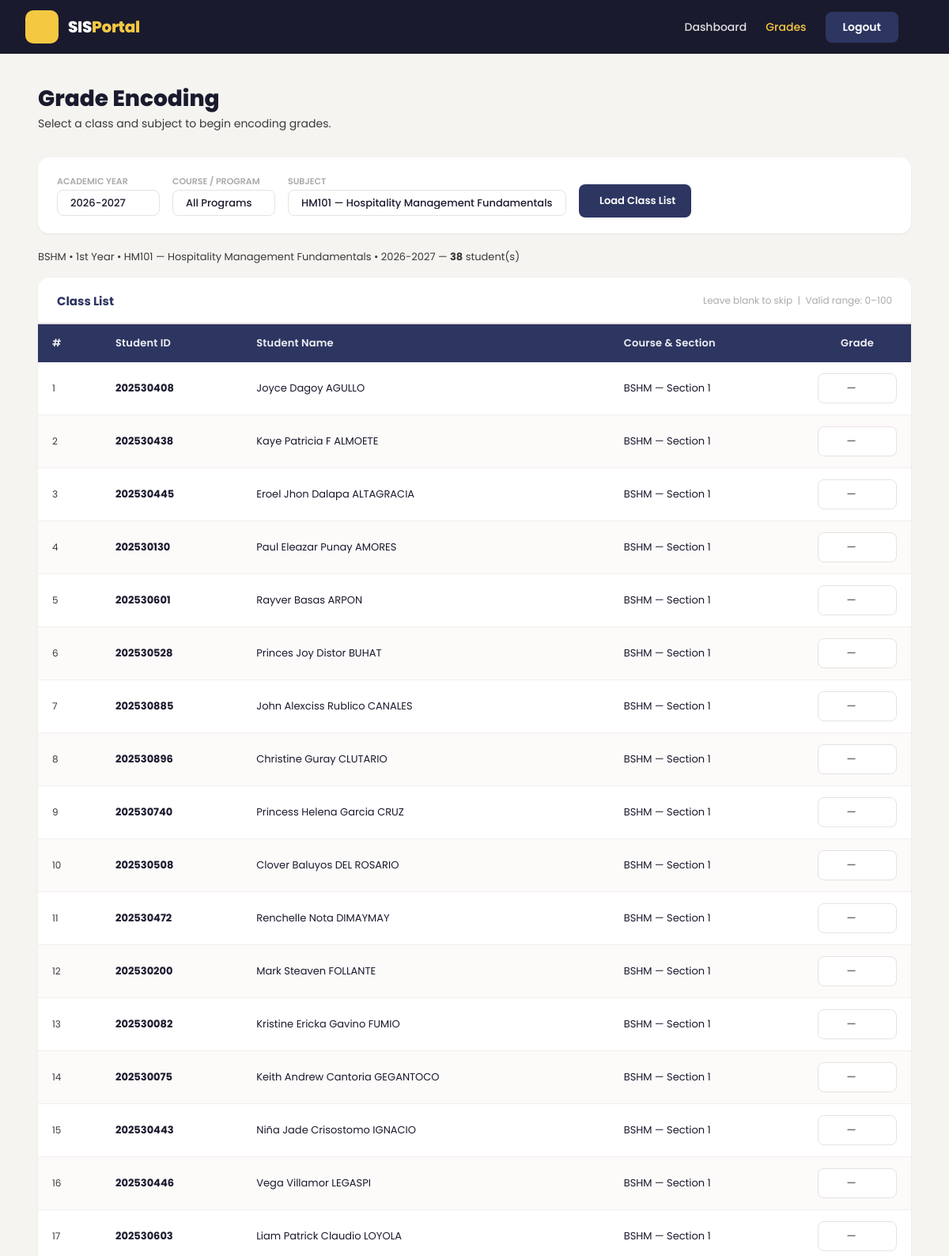
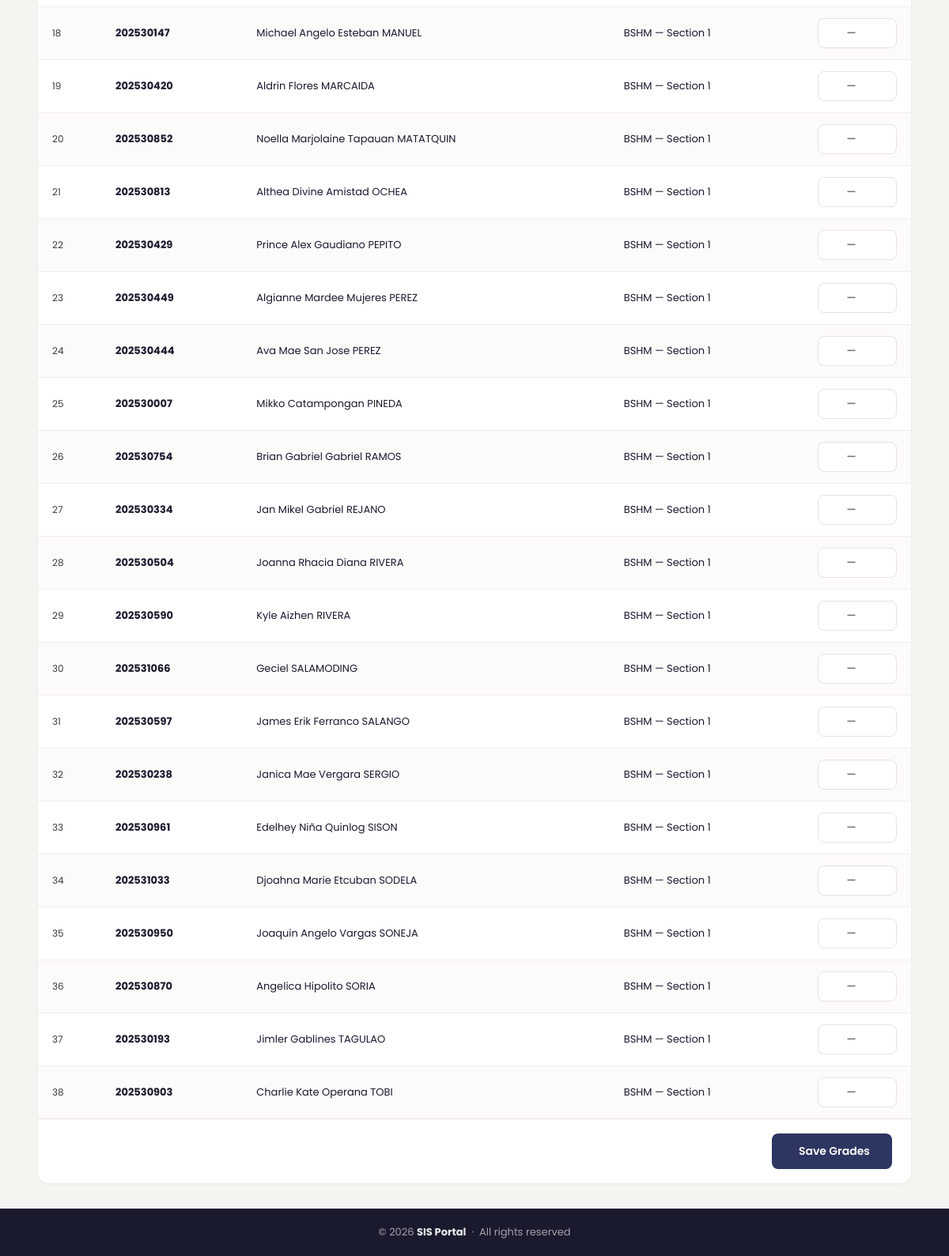
The app's page /encode_grades.php?subject_id=4 (signed in) with its own data (2 pictures, top to bottom).
### tables this page shows
CREATE TABLE subjects (
    id          INT AUTO_INCREMENT PRIMARY KEY,
    subject_code VARCHAR(20)  NOT NULL UNIQUE,
    subject_name VARCHAR(100) NOT NULL,
    course       VARCHAR(50)  NOT NULL,
    year_level   VARCHAR(50)  NOT NULL,
    created_at   TIMESTAMP DEFAULT CURRENT_TIMESTAMP
);

CREATE TABLE students (
  id INT AUTO_INCREMENT PRIMARY KEY,
  student_id VARCHAR(20) NOT NULL UNIQUE,
  first_name VARCHAR(100) NOT NULL,
  last_name VARCHAR(100) NOT NULL,
  course VARCHAR(50) NOT NULL,
  year_level VARCHAR(50) NOT NULL,
  section VARCHAR(50) NOT NULL,
  gender ENUM('Male','Female') DEFAULT 'Male'
);

### encode_grades.php (the view, shortened to what this page needs)
<?php
include 'config.php';
$current_month = (int) date('n');
$current_y     = (int) date('Y');
if ($current_month >= 6) {
    $current_year = $current_y . '-' . ($current_y + 1);
} else {
    $current_year = ($current_y - 1) . '-' . $current_y;
}
$subjects_result = mysqli_query($conn, "SELECT id, subject_code, subject_name, course FROM subjects ORDER BY subject_code");
$all_subjects = [];
while ($row = mysqli_fetch_assoc($subjects_result)) {
    $all_subjects[] = $row;
}
$academic_year = $_GET['academic_year'] ?? $current_year;
$course        = $_GET['course']        ?? '';
$subject_id    = $_GET['subject_id']    ?? '';
$invalid_grades = [];
$show_roster = ($subject_id && $academic_year);
$students    = [];
if ($show_roster) {
    $subj_meta_stmt = $conn->prepare("SELECT course, year_level FROM subjects WHERE id = ?");
    $subj_meta_stmt->bind_param("i", $subject_id);
    $subj_meta_stmt->execute();
    $subject_meta_row = $subj_meta_stmt->get_result()->fetch_assoc();
    $subject_course     = $subject_meta_row['course']     ?? null;
    $subject_year_level = $subject_meta_row['year_level'] ?? null;
    if ($subject_course === null) {
        $students = [];
    } elseif ($course !== '' && $course !== $subject_course) {
        $course_mismatch = true;
        $students = [];
    } else {
        $sql = "SELECT s.id, s.student_id, s.first_name, s.last_name, s.course, s.section, s.year_level, g.grade, g.updated_at
                FROM students s
                LEFT JOIN grades g
                    ON g.student_id = s.id
                    AND g.subject_id = ?
                    AND g.academic_year = ?
                WHERE s.course = ? AND s.year_level = ?
                ORDER BY s.last_name ASC, s.first_name ASC";
        $stmt = $conn->prepare($sql);
        $stmt->bind_param("isss", $subject_id, $academic_year, $subject_course, $subject_year_level);
        $stmt->execute();
        $students = $stmt->get_result()->fetch_all(MYSQLI_ASSOC);
    }
}
$subject_name_display = '';
if ($subject_id) {
    $subj_stmt = $conn->prepare("SELECT subject_code, subject_name FROM subjects WHERE id = ?");
    $subj_stmt->bind_param("i", $subject_id);
    $subj_stmt->execute();
    if ($subj_row = $subj_stmt->get_result()->fetch_assoc()) {
        $subject_name_display = htmlspecialchars($subj_row['subject_code'] . ' — ' . $subj_row['subject_name']);
    }
}
?>
<!DOCTYPE html>
<html lang="en">
<head>
    <link rel="stylesheet" href="https://cdn.jsdelivr.net/npm/@tabler/icons-webfont@latest/tabler-icons.min.css">
    <link rel="stylesheet" href="style.css">
</head>
<body>
<nav class="navbar">
    <div class="navbar-left">
        <div class="navbar-logo">
            <div class="logo-icon"><i class="ti ti-school"></i></div>
            <span class="logo-text">SIS<span class="logo-accent">Portal</span></span>
        </div>
    </div>
    <div class="navbar-right navbar" id="navbarRight">
        <a href="index.php" class="nav-link">Dashboard</a>
        <a href="encode_grades.php" class="nav-link" style="color:#F5C842;">Grades</a>
        <a href="logout.php" class="nav-btn-logout" id="logoutLink">Logout</a>
    </div>
</nav>
<main class="main-content">
    <div class="page-header">
        <h1>Grade Encoding</h1>
        <p>Select a class and subject to begin encoding grades.</p>
    </div>
    <form method="GET" action="encode_grades.php" class="filter-card" id="filterForm">
        <div class="filter-group">
            <span class="filter-label-top">Academic Year</span>
            <select name="academic_year" class="filter-pill" required>
                <option value="<?php echo htmlspecialchars($current_year); ?>" <?php echo $academic_year === $current_year ? 'selected' : ''; ?>>
                    <?php echo htmlspecialchars($current_year); ?>
                </option>
            </select>
        </div>
        <div class="filter-group">
            <span class="filter-label-top">Course / Program</span>
            <select name="course" class="filter-pill" id="courseSelect">
                <option value="">All Programs</option>
            </select>
        </div>
        <div class="filter-group" style="min-width:180px;">
            <span class="filter-label-top">Subject</span>
            <select name="subject_id" class="filter-pill" id="subjectSelect" required>
                <?php foreach ($all_subjects as $subj): ?>
                    <option value="<?php echo $subj['id']; ?>"
                            data-course="<?php echo htmlspecialchars($subj['course']); ?>"
                            <?php echo $subject_id == $subj['id'] ? 'selected' : ''; ?>>
                        <?php echo htmlspecialchars($subj['subject_code'] . ' — ' . $subj['subject_name']); ?>
                    </option>
                <?php endforeach; ?>
            </select>
        </div>
        <button type="submit" class="btn-add" id="loadListBtn" style="margin-top:14px;height:42px;">
            <i class="ti ti-reload"></i> Load Class List
        </button>
    </form>
    <form method="POST" action="encode_grades.php" id="gradeForm">
        <?php if ($show_roster && count($students) > 0): ?>
            <div class="context-badge">
                <?php echo htmlspecialchars($subject_course); ?> &bull;
                <?php echo htmlspecialchars($subject_year_level); ?> &bull;
                <?php echo $subject_name_display; ?> &bull;
                <?php echo htmlspecialchars($academic_year); ?>
                &mdash; <strong><?php echo count($students); ?></strong> student(s)
            </div>
            <div class="table-card">
                <div class="table-card-header">
                    <h3 class="table-title">Class List</h3>
                    <span class="table-info-note"><i class="ti ti-info-circle"></i> Leave blank to skip &nbsp;|&nbsp; Valid range: 0–100</span>
                </div>
                <div class="table-wrap">
                    <table>
                        <thead>
                            <tr>
                                <th style="width:80px;">#</th>
                                <th>Student ID</th>
                                <th>Student Name</th>
                                <th>Course &amp; Section</th>
                                <th style="width:130px;text-align:center;">Grade</th>
                            </tr>
                        </thead>
                        <tbody>
                            <?php $idx = 1; ?>
                            <?php foreach ($students as $s): ?>
                                <?php
                                    $is_invalid = array_key_exists($s['id'], $invalid_grades);
                                    $display_value = $is_invalid
                                        ? $invalid_grades[$s['id']]
                                        : (($s['grade'] !== '' && $s['grade'] !== null) ? $s['grade'] : '');
                                ?>
                                <tr class="<?php echo $is_invalid ? 'row-invalid' : ''; ?>">
                                    <td style="color:var(--text-muted);font-size:12px;"><?php echo $idx++; ?></td>
                                    <td><strong><?php echo htmlspecialchars($s['student_id']); ?></strong></td>
                                    <td><?php echo htmlspecialchars($s['first_name'] . ' ' . $s['last_name']); ?></td>
                                    <td><?php echo htmlspecialchars($s['course'] . ' — ' . $s['section']); ?></td>
                                    <td style="text-align:center;">
                                        <input type="number"
                                               name="grades[<?php echo $s['id']; ?>]"
                                               value="<?php echo htmlspecialchars($display_value); ?>"
                                               step="0.01" min="0" max="100"
                                               placeholder="—"
                                               data-original="<?php echo htmlspecialchars(($s['grade'] !== '' && $s['grade'] !== null) ? $s['grade'] : ''); ?>"
                                               class="grade-input<?php echo $is_invalid ? ' grade-input-invalid' : ''; ?>">
                                    </td>
                                </tr>
                            <?php endforeach; ?>
                        </tbody>
                    </table>
                </div>
                <div class="save-row">
                    <button type="submit" name="save_grades" class="btn-add" id="saveBtn" style="font-size:14px;padding:12px 28px;">
                        <i class="ti ti-device-floppy"></i> Save Grades
                    </button>
                </div>
            </div>
        <?php endif; ?>
    </form>
</main>
<footer class="site-footer">
    <p>&copy; 2026 <strong>SIS Portal</strong> &nbsp;&middot;&nbsp; All rights reserved</p>
</footer>
</body>
</html>

### records on screen
subjects: course "BSHM", year_level "1st Year", subject_name_display "HM101 — Hospitality Management Fundamentals"
students: student "202530408", first_name+last_name "Joyce Dagoy AGULLO", course+section "BSHM — Section 1"
students: student "202530438", first_name+last_name "Kaye Patricia F ALMOETE", course+section "BSHM — Section 1"
students: student "202530445", first_name+last_name "Eroel Jhon Dalapa ALTAGRACIA", course+section "BSHM — Section 1"
students: student "202530130", first_name+last_name "Paul Eleazar Punay AMORES", course+section "BSHM — Section 1"
students: student "202530601", first_name+last_name "Rayver Basas ARPON", course+section "BSHM — Section 1"
students: student "202530528", first_name+last_name "Princes Joy Distor BUHAT", course+section "BSHM — Section 1"
students: student "202530885", first_name+last_name "John Alexciss Rublico CANALES", course+section "BSHM — Section 1"
students: student "202530896", first_name+last_name "Christine Guray CLUTARIO", course+section "BSHM — Section 1"
students: student "202530740", first_name+last_name "Princess Helena Garcia CRUZ", course+section "BSHM — Section 1"
students: student "202530508", first_name+last_name "Clover Baluyos DEL ROSARIO", course+section "BSHM — Section 1"
students: student "202530472", first_name+last_name "Renchelle Nota DIMAYMAY", course+section "BSHM — Section 1"
students: student "202530200", first_name+last_name "Mark Steaven FOLLANTE", course+section "BSHM — Section 1"
students: student "202530082", first_name+last_name "Kristine Ericka Gavino FUMIO", course+section "BSHM — Section 1"
students: student "202530075", first_name+last_name "Keith Andrew Cantoria GEGANTOCO", course+section "BSHM — Section 1"
students: student "202530443", first_name+last_name "Niña Jade Crisostomo IGNACIO", course+section "BSHM — Section 1"
students: student "202530446", first_name+last_name "Vega Villamor LEGASPI", course+section "BSHM — Section 1"
students: student "202530603", first_name+last_name "Liam Patrick Claudio LOYOLA", course+section "BSHM — Section 1"
students: student "202530147", first_name+last_name "Michael Angelo Esteban MANUEL", course+section "BSHM — Section 1"
students: student "202530420", first_name+last_name "Aldrin Flores MARCAIDA", course+section "BSHM — Section 1"
students: student "202530852", first_name+last_name "Noella Marjolaine Tapauan MATATQUIN", course+section "BSHM — Section 1"
students: student "202530813", first_name+last_name "Althea Divine Amistad OCHEA", course+section "BSHM — Section 1"
students: student "202530429", first_name+last_name "Prince Alex Gaudiano PEPITO", course+section "BSHM — Section 1"
students: student "202530449", first_name+last_name "Algianne Mardee Mujeres PEREZ", course+section "BSHM — Section 1"
students: student "202530444", first_name+last_name "Ava Mae San Jose PEREZ", course+section "BSHM — Section 1"
students: student "202530007", first_name+last_name "Mikko Catampongan PINEDA", course+section "BSHM — Section 1"
students: student "202530754", first_name+last_name "Brian Gabriel Gabriel RAMOS", course+section "BSHM — Section 1"
students: student "202530334", first_name+last_name "Jan Mikel Gabriel REJANO", course+section "BSHM — Section 1"
students: student "202530504", first_name+last_name "Joanna Rhacia Diana RIVERA", course+section "BSHM — Section 1"
students: student "202530590", first_name+last_name "Kyle Aizhen RIVERA", course+section "BSHM — Section 1"
students: student "202531066", first_name+last_name "Geciel SALAMODING", course+section "BSHM — Section 1"
students: student "202530597", first_name+last_name "James Erik Ferranco SALANGO", course+section "BSHM — Section 1"
students: student "202530238", first_name+last_name "Janica Mae Vergara SERGIO", course+section "BSHM — Section 1"
students: student "202530961", first_name+last_name "Edelhey Niña Quinlog SISON", course+section "BSHM — Section 1"
students: student "202531033", first_name+last_name "Djoahna Marie Etcuban SODELA", course+section "BSHM — Section 1"
students: student "202530950", first_name+last_name "Joaquin Angelo Vargas SONEJA", course+section "BSHM — Section 1"
students: student "202530870", first_name+last_name "Angelica Hipolito SORIA", course+section "BSHM — Section 1"
students: student "202530193", first_name+last_name "Jimler Gablines TAGULAO", course+section "BSHM — Section 1"
students: student "202530903", first_name+last_name "Charlie Kate Operana TOBI", course+section "BSHM — Section 1"

### other values on screen
$academic_year "2026-2027"
count($students) "38"
form field academic_year "2026-2027"
form field subject_id "HM101 — Hospitality Management Fundamentals"
